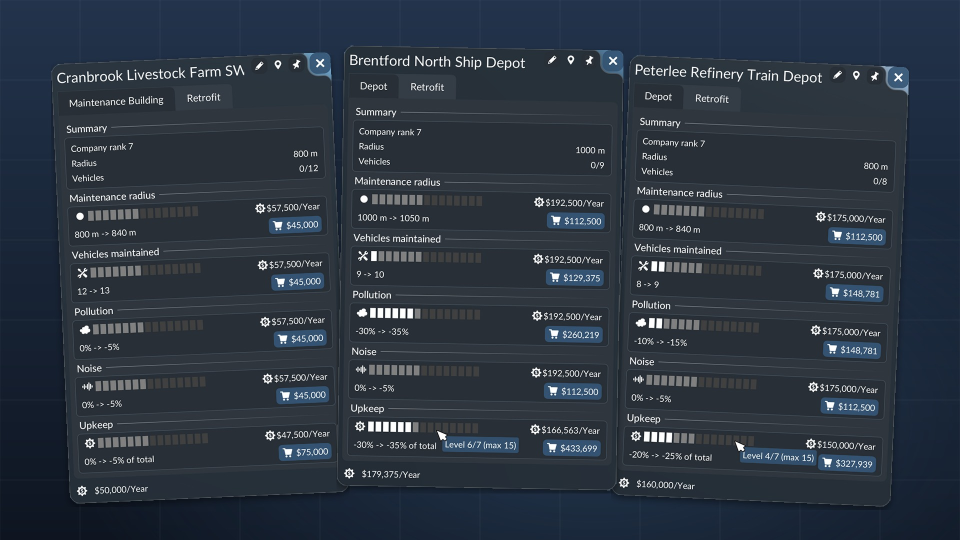
#> input picture depot_retrofits_1/_metadata/1.jpg, 1920 x 1080 px, given in place of maintenance_building.png, which was not available (shown at 1/2 size)
$ python make_gallery.py --spacing 465 --card-height 760 depot_retrofits_1/_metadata/2-retrofit-tabs-2.jpg tools/gallery/maintenance_building.png:2.5:16:0 tools/gallery/train_depot.png:-2.5:22:2 tools/gallery/ship_depot.png:-1:-4:1 tools/gallery/maintenance_not_rebuilt.png:1.5:6:3
#> lines starting #> are read from the running program, lines starting #| are printed output that depends on the picture; after the words box and inside, x2 and y2 are one past the last pixel; in counts of white or black regions, pixels touching at a corner belong together
### tools/make_preview.py
"""Draw the mod's preview image (1920x1080 JPG, the size other mods ship) from SVG with rsvg-convert and Lato.

A retrofitted depot with its maintenance radius drawn as rings (the stock radius dashed, the retrofitted one amber),
buses around it, and the five level trees listed on the left. The upper right corner is kept clear for a version number.

Usage: python3 tools/make_preview.py [OUT_FILE] [--version 1.0] [--keep-svg SVG_FILE]
--keep-svg also writes the SVG the image is rendered from (for example to local/preview/cover.svg); keep it out of depot_retrofits_1/.
OUT_FILE defaults to depot_retrofits_1/_metadata/0.jpg, the cover (the uploader's Preview slot), and then also writes a copy to
1-cover.jpg, the first gallery image, so the cover opens the gallery too; see docs/publishing.md.
"""
import shutil
import subprocess
import sys
import tempfile
from pathlib import Path

W, H = 1920, 1080

GREEN, AMBER = "#6cc04a", "#f2b33d"
BLUE, TEAL, VIOLET = "#4fa3e0", "#45c1a4", "#a58be6"
INK = "#152031"

# The background's gradient and glow, drawn by background(); tools/make_gallery.py lays its cards on the same background.
BACKGROUND_DEFS = '''<linearGradient id="bg" x1="0" y1="0" x2="0" y2="1"><stop offset="0" stop-color="#22334b"/><stop offset="1" stop-color="#0e1521"/></linearGradient>
  <radialGradient id="glow" cx="0.62" cy="0.78" r="0.55"><stop offset="0" stop-color="#3a5a7e" stop-opacity=".45"/><stop offset="1" stop-color="#3a5a7e" stop-opacity="0"/></radialGradient>'''


def darker(color, k=0.55):
    r, g, b = (int(color[i:i + 2], 16) for i in (1, 3, 5))
    return f"#{int(r * k):02x}{int(g * k):02x}{int(b * k):02x}"


def text(x, y, s, size=42, anchor="start", weight=700, fill="#fff", opacity=.88):
    return (f'<text x="{x}" y="{y}" text-anchor="{anchor}" font-family="Lato" font-weight="{weight}" font-size="{size}" '
            f'fill="{fill}" fill-opacity="{opacity}">{s}</text>')


def background():
    out = [f'<rect width="{W}" height="{H}" fill="url(#bg)"/>', f'<rect width="{W}" height="{H}" fill="url(#glow)"/>']
    for x in range(0, W + 1, 160):
        out.append(f'<line x1="{x}" y1="0" x2="{x}" y2="{H}" stroke="#fff" stroke-opacity="0.045" stroke-width="2"/>')
    for y in range(0, H + 1, 160):
        out.append(f'<line x1="0" y1="{y}" x2="{W}" y2="{y}" stroke="#fff" stroke-opacity="0.045" stroke-width="2"/>')
    return "\n".join(out)


# ---- tree icons, drawn on a 64 x 64 grid centred on (0, 0) ----

# [179 lines left out: functions glyph, badge, depot, bus, ring, scene and 3 more, not called in this run]


# [2 lines that do not run on import are left out]

### tools/make_gallery.py
"""Draw a gallery image for the mod's listing (1920x1080 JPG): screenshots of the building window laid as a loose pile of cards
on the preview image's background (tools/make_preview.py), each a little off upright.

Each screenshot is a hand-cropped shot of one window. The window is cut out along its light outline with the window's own
rounded corners. The close button stands out of the window's top-right corner: there the cut follows the window's outline
row by row and adds the button, so the map between them goes too. Each card is rotated at full size and scaled down last,
and the cut is drawn larger and scaled down, so its edges stay smooth. Cards keep their slant and position from the
arguments, so a new set of screenshots can be laid out the same way.

Usage: python3 tools/make_gallery.py [--spacing N] [--card-height N] OUT_FILE CARD.png[:angle[:dy[:slot]]] ...
Cards are listed from the bottom of the pile to the top. angle is in degrees (positive tilts left), dy moves the card down in
pixels, slot is its place from the left (default: its place in the list). --spacing (pixels between card centres, default
560) and --card-height (default 880) fit more than three cards. Needs rsvg-convert, for the background.

The current listing's 2-retrofit-tabs-2.jpg (four Retrofit tabs, the last one showing "Not rebuilt") was made from the crops in tools/gallery/ with:
python3 tools/make_gallery.py --spacing 465 --card-height 760 depot_retrofits_1/_metadata/2-retrofit-tabs-2.jpg tools/gallery/maintenance_building.png:2.5:16:0 tools/gallery/train_depot.png:-2.5:22:2 tools/gallery/ship_depot.png:-1:-4:1 tools/gallery/maintenance_not_rebuilt.png:1.5:6:3
"""
import subprocess
import sys
import tempfile
from pathlib import Path

from PIL import Image, ImageDraw, ImageFilter

sys.path.insert(0, str(Path(__file__).resolve().parent))
import make_preview  # noqa: E402

W, H = make_preview.W, make_preview.H
CARD_H = 880
SPACING = 560  # between card centres; a card is about 550 wide, so neighbours just overlap once tilted
RADIUS = 34  # the window's rounded corners, in screenshot pixels (its outline meets the edge about 33 pixels from a corner)
CLOSE_CORNER = 120  # the top-right square that holds the window's close button, in screenshot pixels
BUTTON_RADIUS = 15  # the close button's rounded corners
SUPERSAMPLE = 4  # cut masks are drawn this many times larger and scaled down, for smooth edges


def near_outline(p):
    """The light outline around the game's windows (about #545858)."""
    r, g, b = p[:3]
    return 0x4c <= r <= 0x5e and 0x50 <= g <= 0x60 and 0x52 <= b <= 0x62


def window_box(im):
    """The window's outline on each side, found along the middle row and column; the image edge where no outline shows."""
    w, h = im.size
    px = im.load()

    def scan(coords):
        for i, (x, y) in enumerate(coords):
            if near_outline(px[x, y]):
                return i
        return 0

    left = scan([(x, h // 2) for x in range(0, 40)])
    right = scan([(x, h // 2) for x in range(w - 1, w - 41, -1)])
    top = scan([(w // 2, y) for y in range(0, 40)])
    bottom = scan([(w // 2, y) for y in range(h - 1, h - 41, -1)])
    return (left, top, w - right, h - bottom)


def smooth(size, draw):
    """A cut mask of the given size, drawn SUPERSAMPLE times larger by draw(ImageDraw, scale) and scaled down."""
    big = Image.new("L", (size[0] * SUPERSAMPLE, size[1] * SUPERSAMPLE), 0)
    draw(ImageDraw.Draw(big), SUPERSAMPLE)
    return big.resize(size, Image.LANCZOS)


def close_corner(im):
    """The cut in the top-right square: the window up to its outline on each row, and the close button.

    The window's outline bends in around the button, and the map shows in the gap. Each row keeps the window from the
    square's left edge to the end of the first run of outline. The button is the flat blue region around a point above its
    cross, taken as a rounded square a pixel inside that region's bounds.
    """
    w = im.width
    s = CLOSE_CORNER
    px = im.load()
    ends = []
    for y in range(s):
        x = next((x for x in range(w - s, w) if near_outline(px[x, y])), w - 1)
        while x + 1 < w and near_outline(px[x + 1, y]):
            x += 1
        ends.append(x - (w - s) + 1)
    flood = im.crop((w - s, 0, w, s)).convert("RGB")
    ImageDraw.floodfill(flood, (s - 34, 8), (255, 0, 255), thresh=40)
    button = Image.eval(flood, lambda v: 0).convert("L")
    fpx, bpx = flood.load(), button.load()
    for y in range(s):
        for x in range(s):
            if fpx[x, y] == (255, 0, 255):
                bpx[x, y] = 255
    left, top, right, bottom = button.getbbox()
    left, top, right, bottom = left + 1, top + 1, right - 1, bottom - 1  # the flat blue stops short of the map's light rim

    def draw(d, k):
        d.polygon([(0, 0)] + [p for y, e in enumerate(ends) for p in ((e * k, y * k), (e * k, (y + 1) * k))] + [(0, s * k)], fill=255)
        d.rounded_rectangle((left * k, top * k, right * k - 1, bottom * k - 1), BUTTON_RADIUS * k, fill=255)

    return smooth((s, s), draw)


def card(path, angle):
    """The window cut out, rotated by angle and scaled to CARD_H high (before the rotation)."""
    im = Image.open(path).convert("RGBA")
    im = im.crop(window_box(im))
    mask = smooth(im.size, lambda d, k: d.rounded_rectangle((0, 0, im.width * k - 1, im.height * k - 1), RADIUS * k, fill=255))
    mask.paste(close_corner(im), (im.width - CLOSE_CORNER, 0))
    im.putalpha(mask)
    scale = CARD_H / im.height
    im = im.rotate(angle, resample=Image.BICUBIC, expand=True)
    return im.resize((round(im.width * scale), round(im.height * scale)), Image.LANCZOS)


def background():
    svg = (f'<svg xmlns="http://www.w3.org/2000/svg" width="{W}" height="{H}" viewBox="0 0 {W} {H}">'
           f'<defs>{make_preview.BACKGROUND_DEFS}</defs>{make_preview.background()}</svg>')
    with tempfile.TemporaryDirectory() as tmp:
        src, png = Path(tmp) / "background.svg", Path(tmp) / "background.png"
        src.write_text(svg)
        subprocess.run(["rsvg-convert", "-w", str(W), "-h", str(H), "-o", str(png), str(src)], check=True)
        return Image.open(png).convert("RGBA")


def main():
    global SPACING, CARD_H
    args = sys.argv[1:]
    while args and args[0] in ("--spacing", "--card-height") and len(args) > 1:
        if args[0] == "--spacing":
            SPACING = int(args[1])
        else:
            CARD_H = int(args[1])
        args = args[2:]
    if len(args) < 2:
        sys.exit(__doc__)
    out, specs = Path(args[0]), args[1:]
    image = background()
    for i, spec in enumerate(specs):
        path, *rest = spec.split(":")
        angle = float(rest[0]) if len(rest) > 0 else 0.0
        dy = int(rest[1]) if len(rest) > 1 else 0
        slot = int(rest[2]) if len(rest) > 2 else i
        c = card(path, angle)
#> in smooth, `big = Image.new("L", (size[0] * SUPERSAMPLE, size[1] * SUPERSAMPLE), 0)`: big: PIL image 7680x4320 L; every value is 0
#> in smooth, `draw(ImageDraw.Draw(big), SUPERSAMPLE)`:
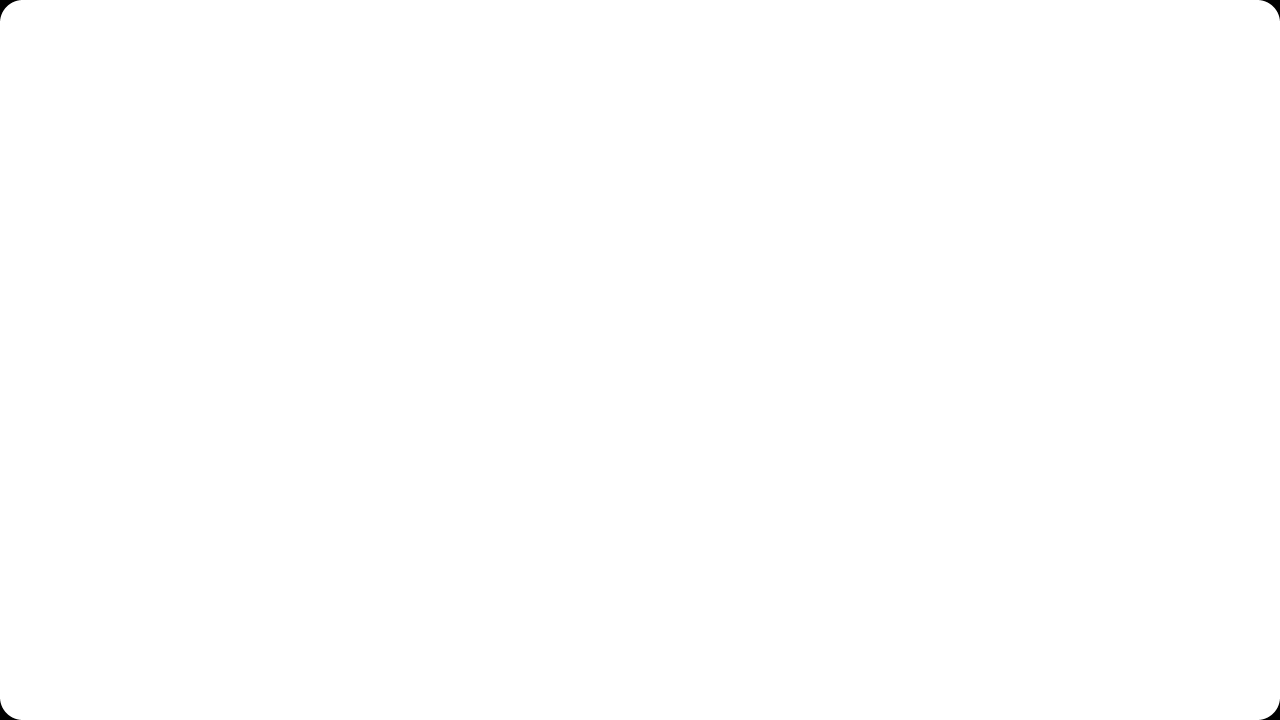
#> big: PIL image 7680x4320 L (shown at 1/6 size); 100% white; 4 black regions, box (x1, y1, x2, y2) and area: (0, 0, 125, 125) 4012, (7555, 0, 7680, 125) 4012, (0, 4195, 125, 4320) 4012, (7555, 4195, 7680, 4320) 4012
#> after the loop in close_corner, `for y in range(s):`: ends = 120 values from 120 to 120; x = 1919
#> in close_corner, `flood = im.crop((w - s, 0, w, s)).convert("RGB")`:
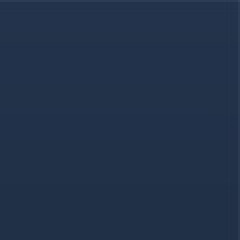
#> flood: PIL image 120x120 RGB (shown 2 times larger); mean R, G, B 33.6, 49.5, 73.4
#> in close_corner, `ImageDraw.floodfill(flood, (s - 34, 8), (255, 0, 255), thresh=40)`:
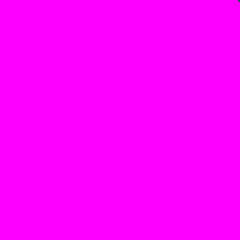
#> flood: PIL image 120x120 RGB (shown 2 times larger); mean R, G, B 255, 0, 255
#> in close_corner, `button = Image.eval(flood, lambda v: 0).convert("L")`: button: PIL image 120x120 L; every value is 0
#> in close_corner, `left, top, right, bottom = button.getbbox()`: left = 0; right = 120
#> in close_corner, `left, top, right, bottom = left + 1, top + 1, right - 1, bottom - 1  #..`: left = 1; right = 119
#> in smooth (call 2), `big = Image.new("L", (size[0] * SUPERSAMPLE, size[1] * SUPERSAMPLE), 0)`: big: PIL image 480x480 L; every value is 0
#> in smooth (call 2), `draw(ImageDraw.Draw(big), SUPERSAMPLE)`: big: PIL image 480x480 L; every value is 255
#> in smooth (call 2), `return big.resize(size, Image.LANCZOS)`: returned value: PIL image 120x120 L; every value is 255
#> in card, `return im.resize((round(im.width * scale), round(im.height * scale)), ..`:
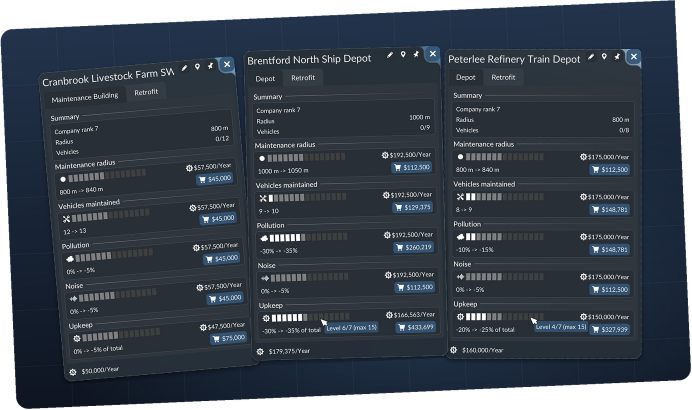
#> returned value: PIL image 1383x819 RGBA (shown at 1/2 size); mean R, G, B, A 40.6, 49.4, 60.1, 231; transparent parts drawn white
        x = round(W / 2 + (slot - (len(specs) - 1) / 2) * SPACING) - c.width // 2
#> x = -429
        y = (H - c.height) // 2 + dy
#> y = 146
        # The preview's drop shadow (its "shadow" filter): 6 pixels down, blur 7, black at 45%.
        shadow = Image.new("RGBA", c.size, (0, 0, 0, 0))
#> shadow: PIL image 1383x819 RGBA; every value is 0
        shadow.putalpha(c.getchannel("A").point(lambda a: a * 0.45))
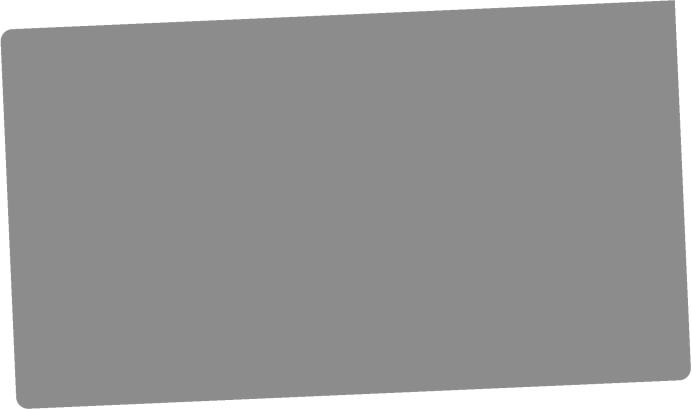
#> shadow: PIL image 1383x819 RGBA (shown at 1/2 size); mean R, G, B, A 0, 0, 0, 104.2; transparent parts drawn white
        image.alpha_composite(shadow.filter(ImageFilter.GaussianBlur(7)), (x, y + 6))
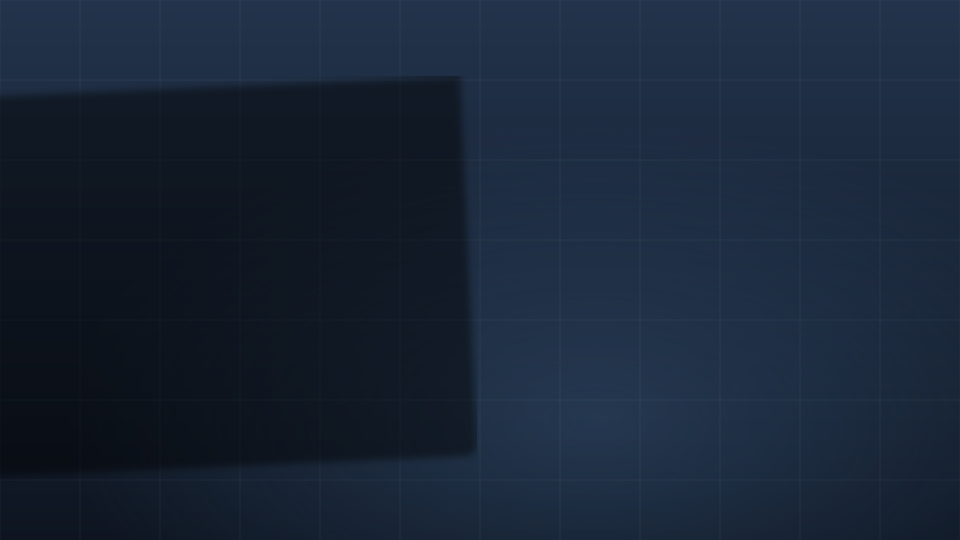
#> image: PIL image 1920x1080 RGBA (shown at 1/2 size); mean R, G, B, A 24.4, 36.9, 54.2, 255
        image.alpha_composite(c, (x, y))
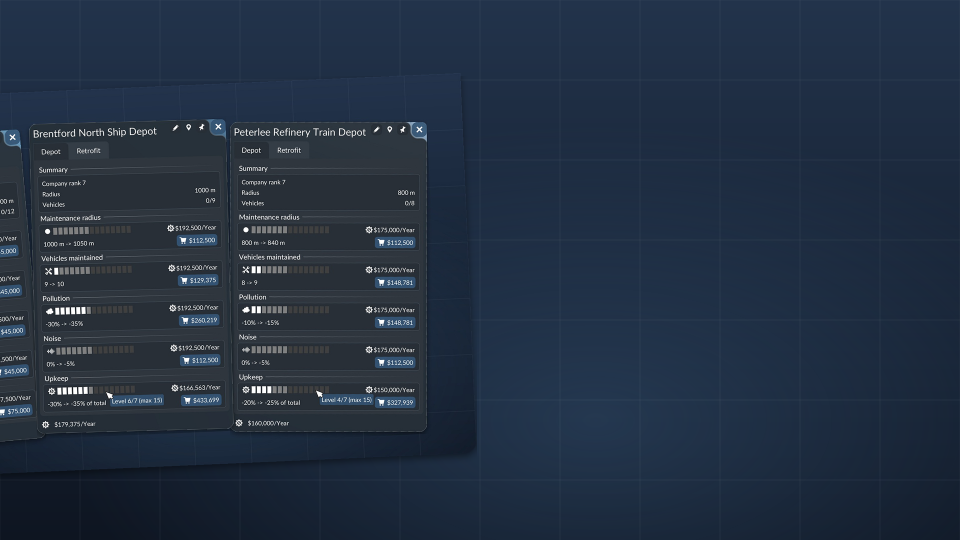
#> image: PIL image 1920x1080 RGBA (shown at 1/2 size); mean R, G, B, A 35.1, 48.3, 66, 255
#> pass 2 of the loop in main, `for i, spec in enumerate(specs):`:
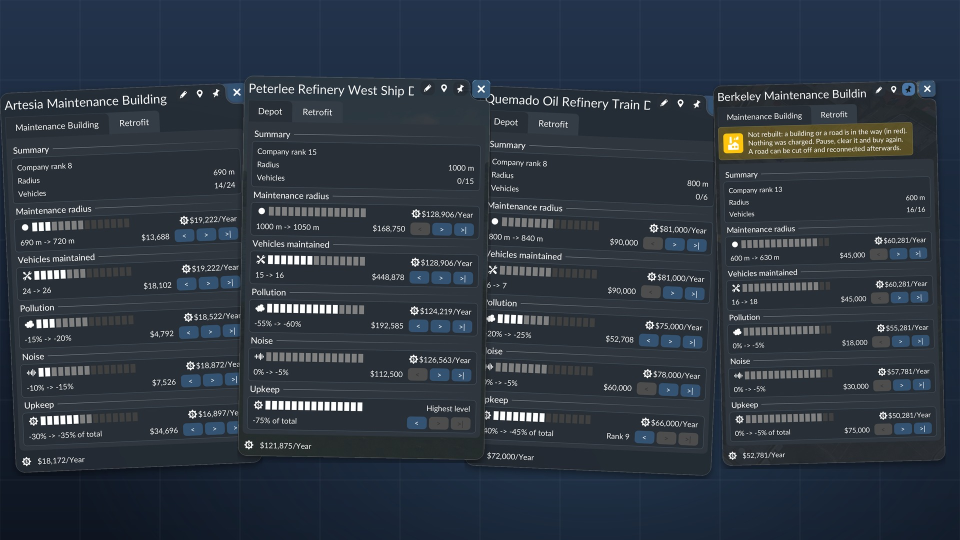
#> input picture depot_retrofits_1/_metadata/2-retrofit-tabs-2.jpg, 1920 x 1080 px, given in place of train_depot.png, which was not available (shown at 1/2 size)
#> in main, `shadow.putalpha(c.getchannel("A").point(lambda a: a * 0.45))`:
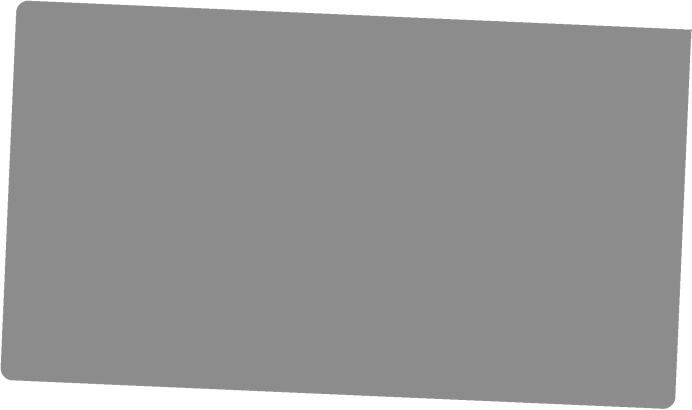
#> shadow: PIL image 1383x819 RGBA (shown at 1/2 size); mean R, G, B, A 0, 0, 0, 104.2; transparent parts drawn white
#> in main, `image.alpha_composite(c, (x, y))`:
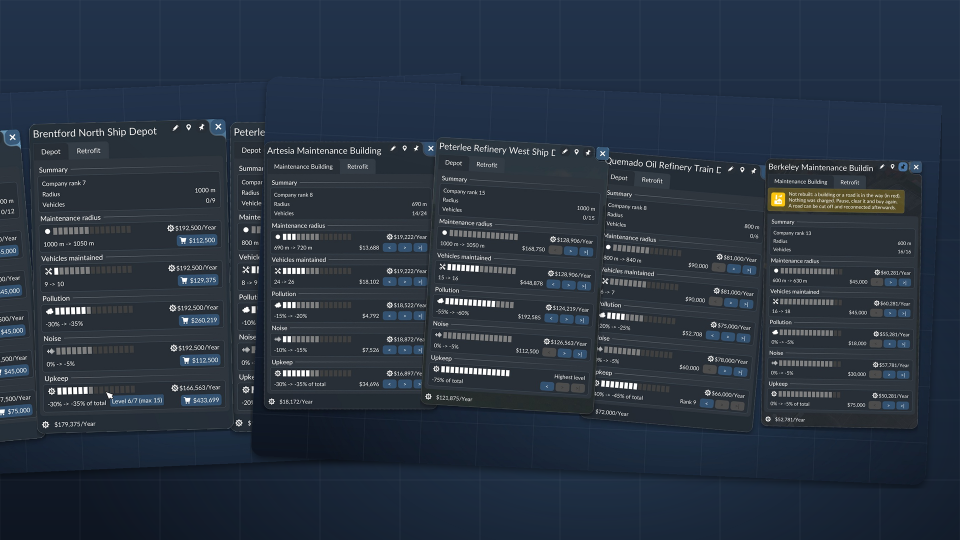
#> image: PIL image 1920x1080 RGBA (shown at 1/2 size); mean R, G, B, A 40.6, 51.5, 65.4, 255
    out.parent.mkdir(parents=True, exist_ok=True)
    image.convert("RGB").save(out, quality=92, optimize=True, progressive=True)
    print(out)


if __name__ == "__main__":
#> (the run stopped early here; a loop or call above may not have finished)
